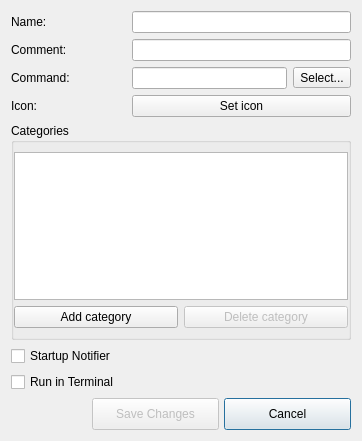
<?xml version="1.0" encoding="UTF-8"?>
<ui version="4.0">
 <class>AddAppDialog</class>
 <widget class="QDialog" name="AddAppDialog">
  <property name="windowModality">
   <enum>Qt::ApplicationModal</enum>
  </property>
  <property name="geometry">
   <rect>
    <x>0</x>
    <y>0</y>
    <width>362</width>
    <height>441</height>
   </rect>
  </property>
  <property name="sizePolicy">
   <sizepolicy hsizetype="Minimum" vsizetype="Preferred">
    <horstretch>0</horstretch>
    <verstretch>0</verstretch>
   </sizepolicy>
  </property>
  <property name="windowTitle">
   <string>Dialog</string>
  </property>
  <property name="windowIcon">
   <iconset>
    <normaloff>../../../../../../../usr/share/pixmaps/mx-menu-editor.png</normaloff>../../../../../../../usr/share/pixmaps/mx-menu-editor.png</iconset>
  </property>
  <layout class="QGridLayout" name="gridLayout">
   <item row="4" column="0" colspan="4">
    <widget class="QGroupBox" name="groupBoxCat">
     <property name="title">
      <string>Categories</string>
     </property>
     <layout class="QGridLayout" name="gridLayout_2">
      <property name="leftMargin">
       <number>0</number>
      </property>
      <property name="rightMargin">
       <number>0</number>
      </property>
      <item row="1" column="0">
       <widget class="QPushButton" name="pushAdd">
        <property name="text">
         <string>Add category</string>
        </property>
        <property name="icon">
         <iconset theme="list-add">
          <normaloff>.</normaloff>.</iconset>
        </property>
       </widget>
      </item>
      <item row="1" column="1">
       <widget class="QPushButton" name="pushDelete">
        <property name="enabled">
         <bool>false</bool>
        </property>
        <property name="text">
         <string>Delete category</string>
        </property>
        <property name="icon">
         <iconset theme="list-remove">
          <normaloff>.</normaloff>.</iconset>
        </property>
       </widget>
      </item>
      <item row="0" column="0" colspan="2">
       <widget class="QListWidget" name="listWidgetCategories"/>
      </item>
     </layout>
    </widget>
   </item>
   <item row="2" column="0">
    <widget class="QLabel" name="labelCommand">
     <property name="text">
      <string>Command:</string>
     </property>
    </widget>
   </item>
   <item row="9" column="0" colspan="4">
    <layout class="QGridLayout" name="buttonBar" columnstretch="0,0,0,0,0">
     <property name="sizeConstraint">
      <enum>QLayout::SetDefaultConstraint</enum>
     </property>
     <property name="leftMargin">
      <number>0</number>
     </property>
     <property name="topMargin">
      <number>0</number>
     </property>
     <property name="rightMargin">
      <number>0</number>
     </property>
     <property name="bottomMargin">
      <number>0</number>
     </property>
     <property name="spacing">
      <number>5</number>
     </property>
     <item row="0" column="2">
      <widget class="QPushButton" name="pushSave">
       <property name="enabled">
        <bool>false</bool>
       </property>
       <property name="sizePolicy">
        <sizepolicy hsizetype="Minimum" vsizetype="Preferred">
         <horstretch>0</horstretch>
         <verstretch>0</verstretch>
        </sizepolicy>
       </property>
       <property name="minimumSize">
        <size>
         <width>127</width>
         <height>32</height>
        </size>
       </property>
       <property name="toolTip">
        <string/>
       </property>
       <property name="text">
        <string>Save Changes</string>
       </property>
       <property name="icon">
        <iconset theme="dialog-ok">
         <normaloff>.</normaloff>.</iconset>
       </property>
       <property name="shortcut">
        <string>Ctrl+S</string>
       </property>
       <property name="autoDefault">
        <bool>true</bool>
       </property>
       <property name="default">
        <bool>false</bool>
       </property>
      </widget>
     </item>
     <item row="0" column="0">
      <spacer name="horizontalSpacer">
       <property name="orientation">
        <enum>Qt::Horizontal</enum>
       </property>
       <property name="sizeHint" stdset="0">
        <size>
         <width>40</width>
         <height>20</height>
        </size>
       </property>
      </spacer>
     </item>
     <item row="0" column="3" colspan="2">
      <widget class="QPushButton" name="pushCancel">
       <property name="sizePolicy">
        <sizepolicy hsizetype="Minimum" vsizetype="Preferred">
         <horstretch>0</horstretch>
         <verstretch>0</verstretch>
        </sizepolicy>
       </property>
       <property name="minimumSize">
        <size>
         <width>127</width>
         <height>32</height>
        </size>
       </property>
       <property name="toolTip">
        <string>Quit dialog</string>
       </property>
       <property name="text">
        <string>Cancel</string>
       </property>
       <property name="icon">
        <iconset theme="window-close">
         <normaloff>.</normaloff>.</iconset>
       </property>
       <property name="shortcut">
        <string>Alt+N</string>
       </property>
       <property name="autoDefault">
        <bool>true</bool>
       </property>
       <property name="default">
        <bool>true</bool>
       </property>
      </widget>
     </item>
    </layout>
   </item>
   <item row="2" column="2">
    <widget class="QLineEdit" name="lineEditCommand"/>
   </item>
   <item row="2" column="3">
    <widget class="QToolButton" name="selectCommand">
     <property name="text">
      <string>Select...</string>
     </property>
    </widget>
   </item>
   <item row="0" column="0">
    <widget class="QLabel" name="labelName">
     <property name="text">
      <string>Name:</string>
     </property>
    </widget>
   </item>
   <item row="1" column="0">
    <widget class="QLabel" name="labelComment">
     <property name="text">
      <string>Comment:</string>
     </property>
    </widget>
   </item>
   <item row="3" column="0">
    <widget class="QLabel" name="labelIcon">
     <property name="text">
      <string>Icon:</string>
     </property>
    </widget>
   </item>
   <item row="3" column="2" colspan="2">
    <widget class="QPushButton" name="pushChangeIcon">
     <property name="text">
      <string>Set icon</string>
     </property>
    </widget>
   </item>
   <item row="1" column="2" colspan="2">
    <widget class="QLineEdit" name="lineEditComment"/>
   </item>
   <item row="0" column="2" colspan="2">
    <widget class="QLineEdit" name="lineEditName"/>
   </item>
   <item row="7" column="0">
    <widget class="QCheckBox" name="checkTerminal">
     <property name="text">
      <string>Run in Terminal</string>
     </property>
    </widget>
   </item>
   <item row="5" column="0" colspan="2">
    <widget class="QCheckBox" name="checkStartup">
     <property name="sizePolicy">
      <sizepolicy hsizetype="Minimum" vsizetype="Fixed">
       <horstretch>0</horstretch>
       <verstretch>0</verstretch>
      </sizepolicy>
     </property>
     <property name="text">
      <string>Startup Notifier</string>
     </property>
    </widget>
   </item>
  </layout>
 </widget>
 <resources/>
 <connections/>
</ui>
